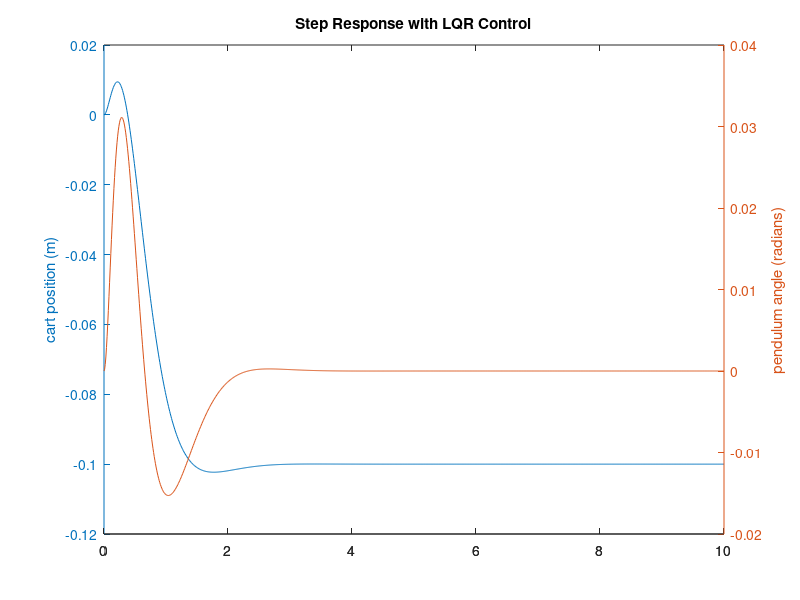

Here is the MATLAB script that generated this plot:
M = 0.5;
m = 0.2;
b = 0.1;
I = 0.006;
l = 0.3;
g = 9.8;
q = (I+m*l*l)*(M+m) - (m*l)^2;

A  = [0     1            0           0;
      0 -b*(I+m*l^2)/q (g*(m*l)^2)/q 0;
      0     0            0           1;
      0     -b*m*l/q   m*g*l*(M+m)/q 0];
  
B  = [0;
      (I+m*l*l)/q;
      0;
      m*l/q];
  
C  = [1 0 0 0;
      0 0 1 0];
  
D  = [0;
      0];
  
Q = C'*C;
Q(1,1) = 100;
Q(3,3) = 50;
R = 1;
K = lqr(A,B,Q,R);

Ac = (A-B*K);
Bc = B;
Cc = C;
Dc = D;

states = {'x' 'x_dot' 'phi' 'phi_dot'};
inputs = {'r'};
outputs = {'x' 'phi'};

sys_cl = ss(Ac,Bc,Cc,Dc,'statename',states,'inputname',inputs,'outputname',outputs);

t = 0:0.01:10;
u = ones(size(t));
[y,t,x]=lsim(sys_cl,u,t);
[AX,H1,H2] = plotyy(t,y(:,1),t,y(:,2),'plot');
set(get(AX(1),'Ylabel'),'String','cart position (m)')
set(get(AX(2),'Ylabel'),'String','pendulum angle (radians)')
title('Step Response with LQR Control')